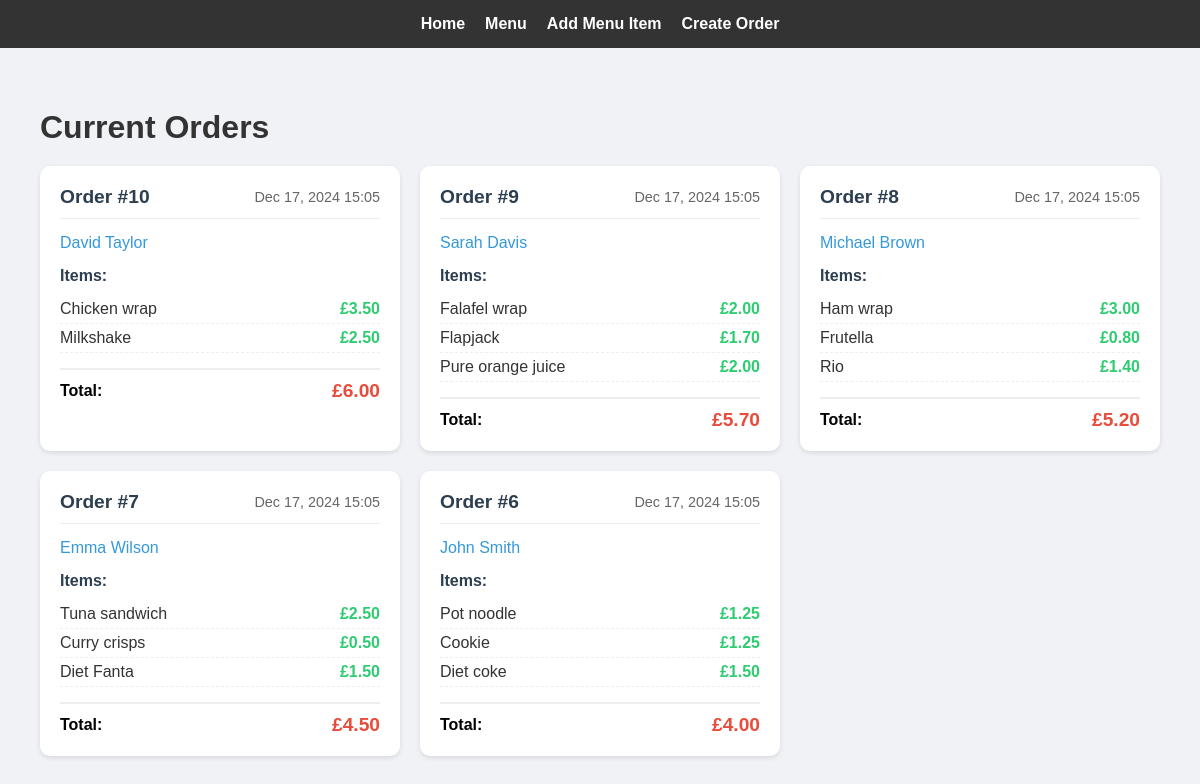
The page / on the database its author committed.
### cafe/models.py (models this page shows, shortened)
class Order(models.Model):
    customer = models.ForeignKey(Customer, on_delete=models.CASCADE, related_name='orders')
    items = models.ManyToManyField(MenuItem)
    order_date = models.DateTimeField(auto_now_add=True)
    class Meta:
        ordering = ['-order_date']

class Customer(models.Model):
    forename = models.CharField(max_length=50)
    surname = models.CharField(max_length=50)
    email = models.EmailField(unique=True)
    balance = models.DecimalField(max_digits=8, decimal_places=2, default=0.00, validators=[MinValueValidator(0)])
    def __str__(self):
        return f"{self.forename} {self.surname}"

class MenuItem(models.Model):
    CATEGORY_CHOICES = [
        ('main', 'Main'),
        ('snack', 'Snack'),
        ('drink', 'Drink'),
    ]
    name = models.CharField(max_length=100)
    category = models.CharField(max_length=10, choices=CATEGORY_CHOICES)
    price = models.DecimalField(max_digits=5, decimal_places=2, validators=[MinValueValidator(0)])

### cafe/views.py (the view)
# urls.py: path('', views.HomeView.as_view(), name='home'),
class HomeView(ListView):
    model = Order
    template_name = 'cafe/home.html'
    context_object_name = 'orders'
    ordering = ['-order_date']
    def get_context_data(self, **kwargs):
        context = super().get_context_data(**kwargs)
        for order in context['orders']:
            order.total = sum(item.price for item in order.items.all())
        return context

### cafe/templates/cafe/home.html
{% extends 'cafe/base.html' %}
{% block content %}
<div class="orders-container">
    <h1>Current Orders</h1>
    {% if orders %}
        <div class="orders-grid">
            {% for order in orders %}
                <div class="order-card">
                    <div class="order-header">
                        <h3>Order #{{ order.id }}</h3>
                        <span class="order-date">{{ order.order_date|date:"M d, Y H:i" }}</span>
                    </div>
                    <div class="customer-info">
                        <i class="customer-name">{{ order.customer }}</i>
                    </div>
                    <div class="order-items">
                        <h4>Items:</h4>
                        <ul>
                            {% for item in order.items.all %}
                                <li>
                                    <span class="item-name">{{ item.name }}</span>
                                    <span class="item-price">£{{ item.price }}</span>
                                </li>
                            {% endfor %}
                        </ul>
                    </div>
                    <div class="order-total">
                        <strong>Total:</strong>
                        <span class="total-price">£{{ order.total }}</span>
                    </div>
                </div>
            {% endfor %}
        </div>
    {% else %}
        <p class="no-orders">No orders found.</p>
    {% endif %}
</div>
{% endblock %}

### cafe/templates/cafe/base.html (shortened to what this page needs)
<!DOCTYPE html>
<html lang="en">
<head>
    {% load static %}
    <link rel="stylesheet" href="{% static 'cafe/css/style.css' %}">
</head>
<body>
    <nav>
        <ul>
            <li><a href="{% url 'home' %}">Home</a></li>
            <li><a href="{% url 'menu' %}">Menu</a></li>
            <li><a href="{% url 'add_menu_item' %}">Add Menu Item</a></li>
            <li><a href="{% url 'create_order' %}">Create Order</a></li>
        </ul>
    </nav>
    <div class="container">
        {% block content %}
        {% endblock %}
    </div>
</body>
</html>

### cafe/static/cafe/css/style.css (style rules this page uses)
body { font-family: Arial, sans-serif; margin: 0; padding: 0; background-color: #f0f2f5; }
.container { max-width: 1200px; margin: 0 auto; padding: 20px; }
nav { background-color: #333; padding: 15px 0; }
nav ul { list-style: none; padding: 0; margin: 0; display: flex; justify-content: center; gap: 20px; }
nav a { color: white; text-decoration: none; font-weight: bold; }
h1, h2 { color: #333; margin-bottom: 20px; }
.orders-container { max-width: 1200px; margin: 0 auto; padding: 20px; }
.orders-grid { display: grid; grid-template-columns: repeat(auto-fill, minmax(300px, 1fr)); gap: 20px; margin-top: 20px; }
.order-card { background: white; border-radius: 10px; padding: 20px; box-shadow: 0 2px 5px rgba(0,0,0,0.1); }
.order-header { display: flex; justify-content: space-between; align-items: center; margin-bottom: 15px; padding-bottom: 10px; border-bottom: 1px solid #eee; }
.order-header h3 { margin: 0; color: #2c3e50; font-size: 1.2em; }
.order-date { color: #666; font-size: 0.9em; }
.customer-info { margin-bottom: 15px; }
.customer-name { color: #3498db; font-style: normal; font-weight: 500; }
.order-items { margin-bottom: 15px; }
.order-items h4 { margin: 0 0 10px 0; color: #2c3e50; }
.order-items ul { list-style: none; padding: 0; margin: 0; }
.order-items li { display: flex; justify-content: space-between; padding: 5px 0; border-bottom: 1px dashed #eee; }
.order-items .item-name { color: #333; }
.order-items .item-price { color: #2ecc71; font-weight: bold; }
.order-total { display: flex; justify-content: space-between; align-items: center; margin-top: 15px; padding-top: 10px; border-top: 2px solid #eee; }
.total-price { color: #e74c3c; font-size: 1.2em; font-weight: bold; }

### rows shown on the page
Order: id "10", order_date "Dec 17, 2024 15:05", customer "David Taylor", total "6.00"
MenuItem: name "Chicken wrap", price "3.50"
MenuItem: name "Milkshake", price "2.50"
Order: id "9", order_date "Dec 17, 2024 15:05", customer "Sarah Davis", total "5.70"
MenuItem: name "Falafel wrap", price "2.00"
MenuItem: name "Flapjack", price "1.70"
MenuItem: name "Pure orange juice", price "2.00"
Order: id "8", order_date "Dec 17, 2024 15:05", customer "Michael Brown", total "5.20"
MenuItem: name "Ham wrap", price "3.00"
MenuItem: name "Frutella", price "0.80"
MenuItem: name "Rio", price "1.40"
Order: id "7", order_date "Dec 17, 2024 15:05", customer "Emma Wilson", total "4.50"
MenuItem: name "Tuna sandwich", price "2.50"
MenuItem: name "Curry crisps", price "0.50"
MenuItem: name "Diet Fanta", price "1.50"
Order: id "6", order_date "Dec 17, 2024 15:05", customer "John Smith", total "4.00"
MenuItem: name "Pot noodle", price "1.25"
MenuItem: name "Cookie", price "1.25"
MenuItem: name "Diet coke", price "1.50"
